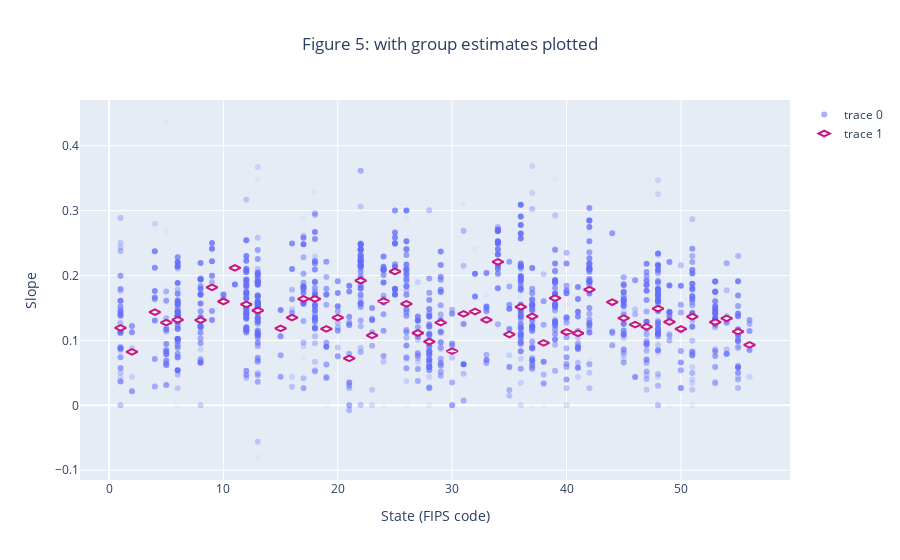

The notebook cell this image was saved under:
### Markdown cell above
And we can plot group estimates just for fun

### Code cell
RE_est = pd.DataFrame.from_dict(result.random_effects, orient='index')
RE_est = RE_est + result.params.Intercept

pre = {'state': county_data.state, 'fit': result.fittedvalues}
group_est = pd.DataFrame(data=pre)
group_est = group_est.groupby('state').mean()

figME = go.Figure(data=go.Scatter(x=county_data.state,
                                  y=county_data.slope,
                                  mode='markers',
                                  marker=dict(opacity=opac),
                                  text=county_data.days_over))

figME.add_trace(go.Scatter(x=group_est.index,
                           y=group_est.fit,
                           mode='markers',
                           marker=dict(size=8, color='oldlace', symbol='diamond-wide',
                                       line=dict(width=2, color='mediumvioletred'))))
figME.update_layout(
    title="Figure 5: with group estimates plotted",
    title_x=.5,
    xaxis_title="State (FIPS code)",
    yaxis_title="Slope"
)

figME.show()

### Figure 1 — Plotly figure (JSON) as saved in the notebook; plotly's stock layout.template omitted (floating-point values rounded to 4 significant figures; data arrays with more than 128 entries replaced by an {"elided": "..."} marker saying what was removed)
{"data": [{"marker": {"opacity": {"elided": "1049 float values"}}, "mode": "markers", "text": {"elided": "1049 int values"}, "type": "scatter", "x": {"elided": "1049 int values"}, "y": {"elided": "1049 float values"}}, {"marker": {"color": "oldlace", "line": {"color": "mediumvioletred", "width": 2}, "size": 8, "symbol": "diamond-wide"}, "mode": "markers", "type": "scatter", "x": [1, 2, 4, 5, 6, 8, 9, 10, 11, 12, 13, 15, 16, 17, 18, 19, 20, 21, 22, 23, 24, 25, 26, 27, 28, 29, 30, 31, 32, 33, 34, 35, 36, 37, 38, 39, 40, 41, 42, 44, 45, 46, 47, 48, 49, 50, 51, 53, 54, 55, 56], "y": [0.1192, 0.08241, 0.1434, 0.1275, 0.1318, 0.1312, 0.1818, 0.1599, 0.2118, 0.1555, 0.1461, 0.1185, 0.1351, 0.1638, 0.1639, 0.1177, 0.1351, 0.07238, 0.1922, 0.1077, 0.1605, 0.2062, 0.1562, 0.1114, 0.09805, 0.1274, 0.08357, 0.1409, 0.1445, 0.1317, 0.221, 0.1091, 0.1515, 0.1369, 0.09618, 0.1651, 0.1129, 0.111, 0.1782, 0.1589, 0.1343, 0.1244, 0.121, 0.149, 0.1284, 0.1177, 0.1365, 0.128, 0.134, 0.1134, 0.09303]}], "layout": {"title": {"text": "Figure 5: with group estimates plotted", "x": 0.5}, "xaxis": {"title": {"text": "State (FIPS code)"}}, "yaxis": {"title": {"text": "Slope"}}}}
